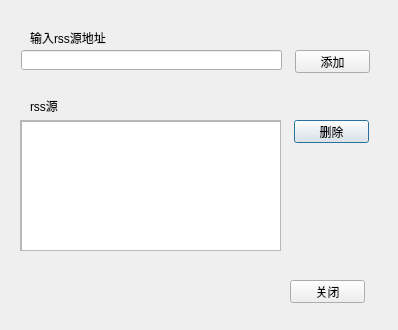
<?xml version="1.0" encoding="UTF-8"?>
<ui version="4.0">
 <class>RssDialog</class>
 <widget class="QDialog" name="RssDialog">
  <property name="enabled">
   <bool>true</bool>
  </property>
  <property name="geometry">
   <rect>
    <x>0</x>
    <y>0</y>
    <width>398</width>
    <height>330</height>
   </rect>
  </property>
  <property name="windowTitle">
   <string>Dialog</string>
  </property>
  <property name="sizeGripEnabled">
   <bool>false</bool>
  </property>
  <property name="modal">
   <bool>true</bool>
  </property>
  <widget class="QLabel" name="label">
   <property name="geometry">
    <rect>
     <x>30</x>
     <y>30</y>
     <width>171</width>
     <height>16</height>
    </rect>
   </property>
   <property name="text">
    <string>输入rss源地址</string>
   </property>
  </widget>
  <widget class="QScrollArea" name="scrollArea">
   <property name="geometry">
    <rect>
     <x>20</x>
     <y>120</y>
     <width>261</width>
     <height>131</height>
    </rect>
   </property>
   <property name="widgetResizable">
    <bool>true</bool>
   </property>
   <widget class="QWidget" name="scrollAreaWidgetContents">
    <property name="geometry">
     <rect>
      <x>0</x>
      <y>0</y>
      <width>259</width>
      <height>129</height>
     </rect>
    </property>
    <widget class="QListWidget" name="rssListWidget">
     <property name="geometry">
      <rect>
       <x>0</x>
       <y>0</y>
       <width>261</width>
       <height>131</height>
      </rect>
     </property>
     <property name="selectionMode">
      <enum>QAbstractItemView::ExtendedSelection</enum>
     </property>
    </widget>
   </widget>
  </widget>
  <widget class="QLabel" name="label_2">
   <property name="geometry">
    <rect>
     <x>30</x>
     <y>100</y>
     <width>54</width>
     <height>12</height>
    </rect>
   </property>
   <property name="text">
    <string>rss源</string>
   </property>
  </widget>
  <widget class="QPushButton" name="delBtn">
   <property name="geometry">
    <rect>
     <x>294</x>
     <y>120</y>
     <width>75</width>
     <height>23</height>
    </rect>
   </property>
   <property name="text">
    <string>删除</string>
   </property>
  </widget>
  <widget class="QPushButton" name="addBtn">
   <property name="geometry">
    <rect>
     <x>295</x>
     <y>50</y>
     <width>75</width>
     <height>23</height>
    </rect>
   </property>
   <property name="text">
    <string>添加</string>
   </property>
  </widget>
  <widget class="QLineEdit" name="rssAddrEdit">
   <property name="geometry">
    <rect>
     <x>21</x>
     <y>50</y>
     <width>261</width>
     <height>20</height>
    </rect>
   </property>
  </widget>
  <widget class="QPushButton" name="closeBtn">
   <property name="geometry">
    <rect>
     <x>290</x>
     <y>280</y>
     <width>75</width>
     <height>23</height>
    </rect>
   </property>
   <property name="text">
    <string>关闭</string>
   </property>
  </widget>
  <zorder>label</zorder>
  <zorder>scrollArea</zorder>
  <zorder>label_2</zorder>
  <zorder>delBtn</zorder>
  <zorder>addBtn</zorder>
  <zorder>rssAddrEdit</zorder>
  <zorder>closeBtn</zorder>
  <zorder>rssListWidget</zorder>
 </widget>
 <resources/>
 <connections/>
</ui>
